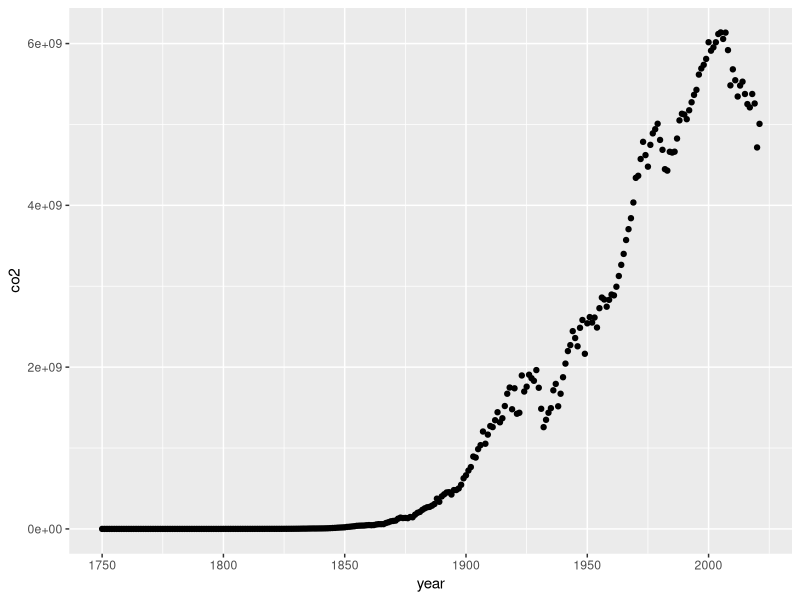

Source code (R): (Note: this script raises an error after producing the figure.)
## ---- chunk 1
library(tidyverse)
emissions <- read_csv("annual-co2-emissions-per-country.csv")

emissions_mod <- emissions |>
  rename(country = Entity,
         code = Code,
         year = Year,
         co2 = "Annual CO2 emissions") |>
  select(-code) |>
  filter(country == "United States")
emissions_mod

emissions_mod_graph <- emissions_mod |>
  ggplot(mapping = aes(x = year,
                       y = co2)) +
  geom_point()
emissions_mod_graph
##go for 1970s
## ---- chunk 2
# media <- read_csv("usa_dataset.csv")
media_mod <- as.matrix(read_csv("usa_dataset_mod.csv", col_names = FALSE))
media_mod[1,]<- c("year", rep(2000:2022, each = 12))
media_mod[2,1] <- "month"
media_mod <- as_tibble(media_mod)
##Sooahn wrote the above code

media_mod <- t(as.matrix(media_mod))
col_names <- media_mod[1,]
media_mod <- media_mod[-1,]
media_mod <- as_tibble(media_mod)
colnames(media_mod) <- col_names

media_mod_1 <- media_mod |>
  rename(total_articles = "5 newspapers combined") |>
  select(year, total_articles) |>
  group_by(year) |>
  summarize(sum_articles = sum(total_articles))
media_mod_1
## ---- chunk 3
media_mod |>
  filter(-c("month":"Los Angeles Times"))
  pivot_longer(
    cols = X2:X277,
    names_to = "year",
    values_to = "articles",
  )

#remove rows month through Los Angeles Times, pivot_longer, group_by year, summarize sum
